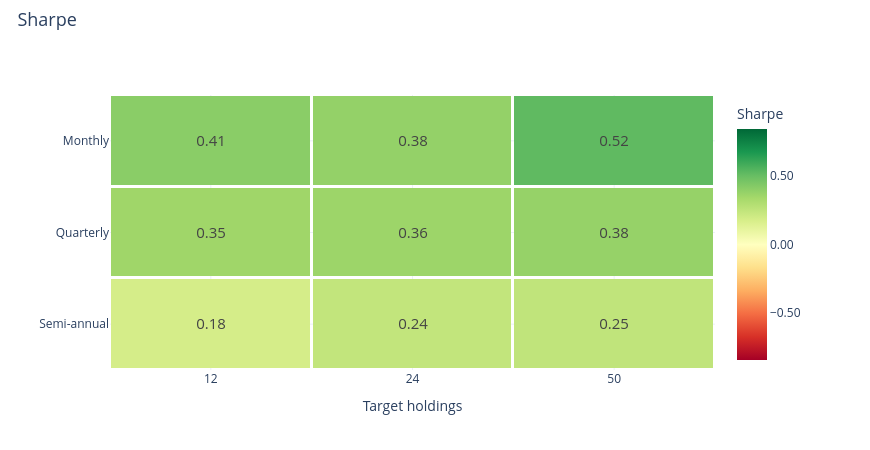

Source (notebook cell):
### Markdown cell above
### Sharpe ratio

### Code cell
research.heatmap('sharpe')

### Figure 1 — Plotly figure (JSON) as saved in the notebook; plotly's stock layout.template omitted (floating-point values rounded to 4 significant figures)
{"data": [{"colorbar": {"tickformat": ".2f", "title": {"text": "Sharpe"}}, "colorscale": [[0.0, "rgb(165,0,38)"], [0.1, "rgb(215,48,39)"], [0.2, "rgb(244,109,67)"], [0.3, "rgb(253,174,97)"], [0.4, "rgb(254,224,139)"], [0.5, "rgb(255,255,191)"], [0.6, "rgb(217,239,139)"], [0.7, "rgb(166,217,106)"], [0.8, "rgb(102,189,99)"], [0.9, "rgb(26,152,80)"], [1.0, "rgb(0,104,55)"]], "text": [["0.41", "0.38", "0.52"], ["0.35", "0.36", "0.38"], ["0.18", "0.24", "0.25"]], "textfont": {"size": 15}, "texttemplate": "%{text}", "type": "heatmap", "x": ["12", "24", "50"], "xgap": 3, "y": ["Monthly", "Quarterly", "Semi-annual"], "ygap": 3, "z": [[0.4105, 0.3835, 0.5196], [0.3527, 0.3599, 0.3791], [0.1802, 0.2445, 0.2525]], "zmax": 0.8422, "zmid": 0.0, "zmin": -0.8422}], "layout": {"height": 450, "hovermode": "closest", "legend": {"font": {"size": 12}, "itemclick": "toggle", "itemdoubleclick": "toggleothers", "x": 1.025, "y": 1}, "margin": {"b": 80, "l": 110, "r": 155, "t": 95}, "title": {"font": {"size": 18}, "text": "Sharpe", "x": 0.02, "y": 0.97}, "width": 870, "xaxis": {"title": {"text": "Target holdings"}}, "yaxis": {"autorange": "reversed"}}}
